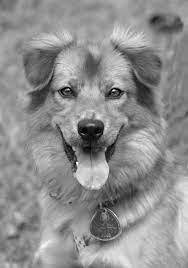
%> input picture exercises/image.jpeg, 188 x 268 px
$ octave esercitazione_16.m   (GNU Octave 9; MATLAB toolbox functions it lacks are replaced by stand-ins)
%> lines starting %> are read from the running program, lines starting %| are printed output that depends on the picture
### exercises/checkGrey.m
% check if the image is grey level,
% in case it isn't it returns the grey level one

function mat = checkGrey(mat)
    tmp=size(size(mat));
    if(tmp(2)==3)
        mat=rgb2gray(mat);
    end
end

### exercises/esercitazione_16.m
% % Es 16. Write the code for computing the Haar Wavelet
% and use it to extract the horizontal edges
% % (hint: choose an image where horizontal edges
% are evident and predominant).

clc;
% Delete all variables.
clear;
% Close all figure windows except those created by imtool.
close all;
% Close all figure windows created by imtool.
imtool close all;

[file, path] = uigetfile({'*.tiff;*.jpg;*.png;*.jpeg'}, "select an image");
%> the answer given: image.jpeg
original = imread(strcat(path, file));
%> original is the input picture: size 268x188x3 uint8; min 0, max 255, mean 142.6
original=checkGrey(original);
[cA, cH, cV, cD] = dwt2(original, 'haar');
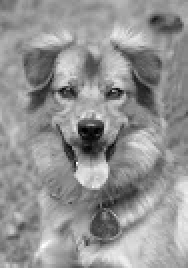
%> cA: size 134x94 double (shown 2 times larger); min 13.5, max 484, mean 285.2; drawn with min black and max white
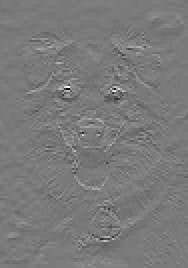
%> cH: size 134x94 double (shown 2 times larger); min -121.5, max 131, mean 0; drawn with min black and max white
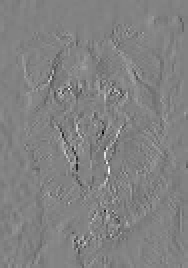
%> cV: size 134x94 double (shown 2 times larger); min -126.5, max 121.5, mean -0.1; drawn with min black and max white
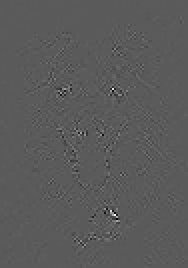
%> cD: size 134x94 double (shown 2 times larger); min -59, max 106.5, mean 0; drawn with min black and max white

tmp=zeros(size(cA));
result= idwt2(tmp, cH, tmp, tmp,'haar');
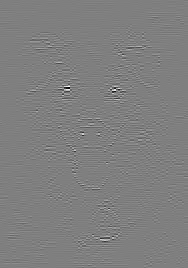
%> result: size 268x188 double; min -65.5, max 65.5, mean 0; drawn with min black and max white
figure(1);
subplot(1,2,1)
imshow(mat2gray(result));
set(get(gca, 'Title'), 'String', 'horizontal edges');

subplot(1,2,2)
imshow(mat2gray(cH));
% Maximize figure.
set(gcf, 'Position', get(0, 'Screensize'));

$ run again, on exercises/compressed.jpg
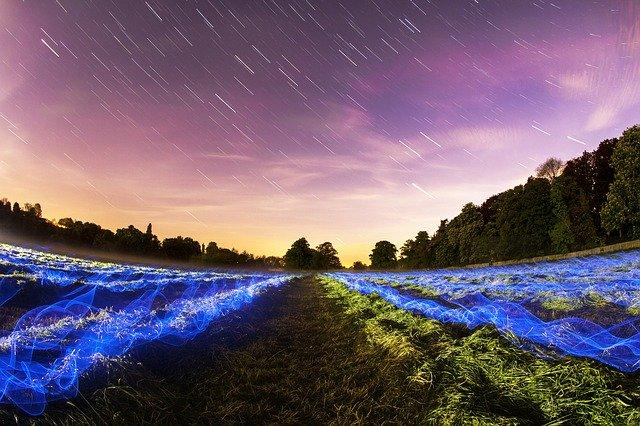
%> input picture exercises/compressed.jpg, 640 x 426 px
%> original is the input picture: size 426x640x3 uint8; mean R, G, B 112.2, 93.1, 111.1
%> `[cA, cH, cV, cD] = dwt2(original, 'haar');`:
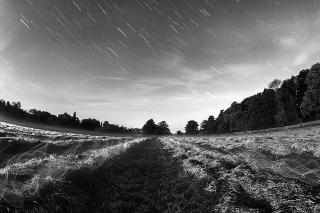
%> cA: size 213x320 double; min 1, max 495, mean 201.7; drawn with min black and max white
%> `result= idwt2(tmp, cH, tmp, tmp,'haar');`:
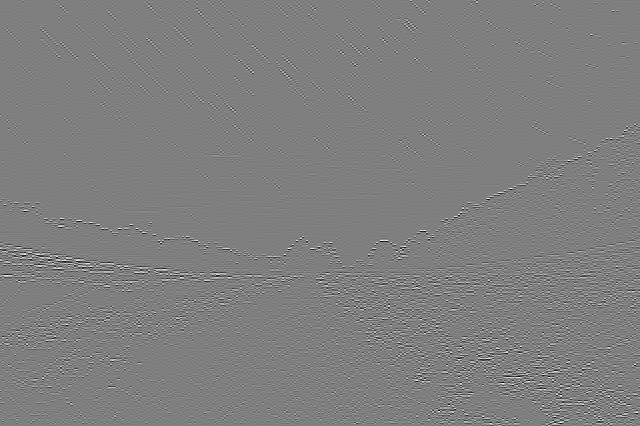
%> result: size 426x640 double; min -100.5, max 100.5, mean 0; drawn with min black and max white
